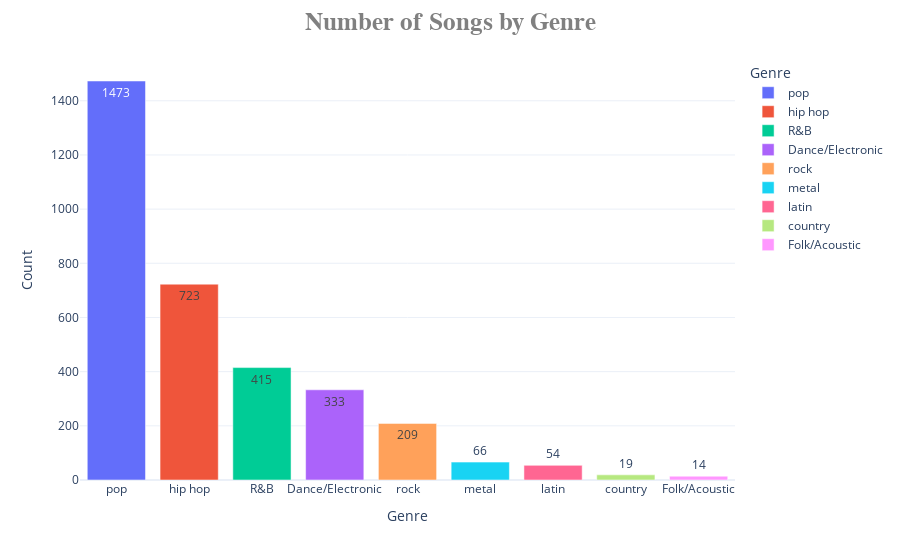

Notebook code for this chart:
### Code cell
genre_counts = expanded_df.iloc[:, 17:].sum()
genre_df = pd.DataFrame({'genre': genre_counts.index, 'count': genre_counts.values})
genre_df = genre_df.sort_values(by='count', ascending=False)

fig = px.bar(genre_df, x='genre', y='count', color='genre', labels={'count': 'Count', 'genre': 'Genre'}, text='count',
             template='plotly_white')
fig.update_layout(title_x=0.5, title={'text':'<b>Number of Songs by Genre</b>','font':{'size':25}}, 
                  title_font_family="Arial", title_font_color="grey")
fig.show()

### Figure 1 — Plotly figure (JSON) as saved in the notebook; plotly's stock layout.template omitted (floating-point values rounded to 4 significant figures)
{"data": [{"alignmentgroup": "True", "hovertemplate": "Genre=%{x}<br>Count=%{text}<extra></extra>", "legendgroup": "pop", "marker": {"color": "#636efa", "pattern": {"shape": ""}}, "name": "pop", "offsetgroup": "pop", "orientation": "v", "showlegend": true, "text": [1473], "textposition": "auto", "type": "bar", "x": ["pop"], "xaxis": "x", "y": [1473], "yaxis": "y"}, {"alignmentgroup": "True", "hovertemplate": "Genre=%{x}<br>Count=%{text}<extra></extra>", "legendgroup": "hip hop", "marker": {"color": "#EF553B", "pattern": {"shape": ""}}, "name": "hip hop", "offsetgroup": "hip hop", "orientation": "v", "showlegend": true, "text": [723], "textposition": "auto", "type": "bar", "x": ["hip hop"], "xaxis": "x", "y": [723], "yaxis": "y"}, {"alignmentgroup": "True", "hovertemplate": "Genre=%{x}<br>Count=%{text}<extra></extra>", "legendgroup": "R&B", "marker": {"color": "#00cc96", "pattern": {"shape": ""}}, "name": "R&B", "offsetgroup": "R&B", "orientation": "v", "showlegend": true, "text": [415], "textposition": "auto", "type": "bar", "x": ["R&B"], "xaxis": "x", "y": [415], "yaxis": "y"}, {"alignmentgroup": "True", "hovertemplate": "Genre=%{x}<br>Count=%{text}<extra></extra>", "legendgroup": "Dance/Electronic", "marker": {"color": "#ab63fa", "pattern": {"shape": ""}}, "name": "Dance/Electronic", "offsetgroup": "Dance/Electronic", "orientation": "v", "showlegend": true, "text": [333], "textposition": "auto", "type": "bar", "x": ["Dance/Electronic"], "xaxis": "x", "y": [333], "yaxis": "y"}, {"alignmentgroup": "True", "hovertemplate": "Genre=%{x}<br>Count=%{text}<extra></extra>", "legendgroup": "rock", "marker": {"color": "#FFA15A", "pattern": {"shape": ""}}, "name": "rock", "offsetgroup": "rock", "orientation": "v", "showlegend": true, "text": [209], "textposition": "auto", "type": "bar", "x": ["rock"], "xaxis": "x", "y": [209], "yaxis": "y"}, {"alignmentgroup": "True", "hovertemplate": "Genre=%{x}<br>Count=%{text}<extra></extra>", "legendgroup": "metal", "marker": {"color": "#19d3f3", "pattern": {"shape": ""}}, "name": "metal", "offsetgroup": "metal", "orientation": "v", "showlegend": true, "text": [66], "textposition": "auto", "type": "bar", "x": ["metal"], "xaxis": "x", "y": [66], "yaxis": "y"}, {"alignmentgroup": "True", "hovertemplate": "Genre=%{x}<br>Count=%{text}<extra></extra>", "legendgroup": "latin", "marker": {"color": "#FF6692", "pattern": {"shape": ""}}, "name": "latin", "offsetgroup": "latin", "orientation": "v", "showlegend": true, "text": [54], "textposition": "auto", "type": "bar", "x": ["latin"], "xaxis": "x", "y": [54], "yaxis": "y"}, {"alignmentgroup": "True", "hovertemplate": "Genre=%{x}<br>Count=%{text}<extra></extra>", "legendgroup": "country", "marker": {"color": "#B6E880", "pattern": {"shape": ""}}, "name": "country", "offsetgroup": "country", "orientation": "v", "showlegend": true, "text": [19], "textposition": "auto", "type": "bar", "x": ["country"], "xaxis": "x", "y": [19], "yaxis": "y"}, {"alignmentgroup": "True", "hovertemplate": "Genre=%{x}<br>Count=%{text}<extra></extra>", "legendgroup": "Folk/Acoustic", "marker": {"color": "#FF97FF", "pattern": {"shape": ""}}, "name": "Folk/Acoustic", "offsetgroup": "Folk/Acoustic", "orientation": "v", "showlegend": true, "text": [14], "textposition": "auto", "type": "bar", "x": ["Folk/Acoustic"], "xaxis": "x", "y": [14], "yaxis": "y"}], "layout": {"barmode": "relative", "legend": {"title": {"text": "Genre"}, "tracegroupgap": 0}, "margin": {"t": 60}, "title": {"font": {"color": "grey", "family": "Arial", "size": 25}, "text": "<b>Number of Songs by Genre</b>", "x": 0.5}, "xaxis": {"anchor": "y", "categoryarray": ["pop", "hip hop", "R&B", "Dance/Electronic", "rock", "metal", "latin", "country", "Folk/Acoustic"], "categoryorder": "array", "domain": [0, 1], "title": {"text": "Genre"}}, "yaxis": {"anchor": "x", "domain": [0, 1], "title": {"text": "Count"}}}}
